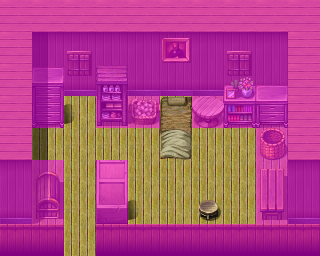

Rendered tile map (Tiled .tmx) drawn with the repository's tilesets; below, a short description and the map source with its tile grids summarised:
An orthogonal 10x8 tile map with 32x32 px tiles, 4 tile layers (Ground, Objects, Above, Walkable), 17 tilesets and 2 objects (mapchange, spawn).

<map version="1.0" orientation="orthogonal" width="10" height="8" tilewidth="32" tileheight="32">
    <tileset firstgid="1" name="map_10" tilewidth="32" tileheight="32">
        <image source="../drawable/map_10.png" />
    </tileset>
    <tileset firstgid="65" name="map_7" tilewidth="32" tileheight="32">
        <image source="../drawable/map_7.png" />
    </tileset>
    <tileset firstgid="129" name="map_20" tilewidth="32" tileheight="32">
        <image source="../drawable/map_20.png" />
    </tileset>
    <tileset firstgid="193" name="map_14" tilewidth="32" tileheight="32">
        <image source="../drawable/map_14.png" />
    </tileset>
    <tileset firstgid="257" name="map_27" tilewidth="32" tileheight="32">
        <image source="../drawable/map_27.png" />
    </tileset>
    <tileset firstgid="321" name="map_9" tilewidth="32" tileheight="32">
        <image source="../drawable/map_9.png" />
    </tileset>
    <tileset firstgid="385" name="map_28" tilewidth="32" tileheight="32">
        <image source="../drawable/map_28.png" />
    </tileset>
    <tileset firstgid="449" name="map_3" tilewidth="32" tileheight="32">
        <image source="../drawable/map_3.png" />
    </tileset>
    <tileset firstgid="513" name="map_22" tilewidth="32" tileheight="32">
        <image source="../drawable/map_22.png" />
    </tileset>
    <tileset firstgid="577" name="map_6" tilewidth="32" tileheight="32">
        <image source="../drawable/map_6.png" />
    </tileset>
    <tileset firstgid="641" name="map_1" tilewidth="32" tileheight="32">
        <image source="../drawable/map_1.png" />
    </tileset>
    <tileset firstgid="705" name="map_16" tilewidth="32" tileheight="32">
        <image source="../drawable/map_16.png" />
    </tileset>
    <tileset firstgid="769" name="map_8" tilewidth="32" tileheight="32">
        <image source="../drawable/map_8.png" />
    </tileset>
    <tileset firstgid="833" name="map_19" tilewidth="32" tileheight="32">
        <image source="../drawable/map_19.png" />
    </tileset>
    <tileset firstgid="897" name="map_0" tilewidth="32" tileheight="32">
        <image source="../drawable/map_0.png" />
    </tileset>
    <tileset firstgid="961" name="map_23" tilewidth="32" tileheight="32">
        <image source="../drawable/map_23.png" />
    </tileset>
    <tileset firstgid="1025" name="map_2" tilewidth="32" tileheight="32">
        <image source="../drawable/map_2.png" />
    </tileset>
    <layer name="Ground" width="10" height="8">
        <data>[80 cells, 80 non-empty, 7 distinct tile ids]</data>
    </layer>
    <layer name="Objects" width="10" height="8">
        <data>[80 cells, 23 non-empty, 20 distinct tile ids]</data>
    </layer>
    <layer name="Above" width="10" height="8">
        <data>[80 cells, 9 non-empty, 5 distinct tile ids]</data>
    </layer>
    <layer name="Walkable" width="10" height="8">
        <data>[80 cells, 60 non-empty, 1 distinct tile ids]</data>
    </layer>
    <objectgroup name="Mapevents">
        <object name="entrance" type="mapchange" x="64" y="224" width="32" height="32">
            <properties>
                <property name="map" value="fallhaven_nw" />
                <property name="place" value="athamyr" />
            </properties>
        </object>
    </objectgroup>
    <objectgroup name="Spawn">
        <object name="Athamyr" type="spawn" x="160" y="160" width="96" height="64">
            <properties>
                <property name="spawngroup" value="Athamyr" />
            </properties>
        </object>
    </objectgroup>
    <objectgroup name="Keys" />
</map>
